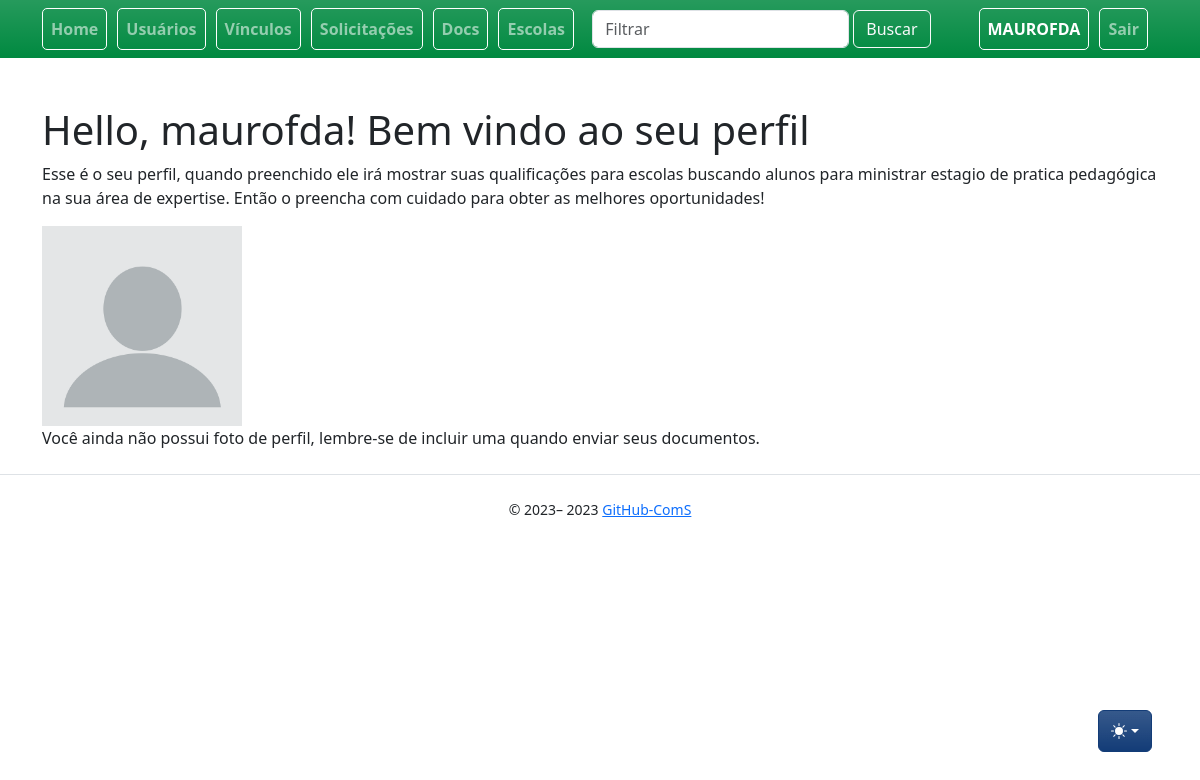
Before: /profile/ (signed in) with the older database file.
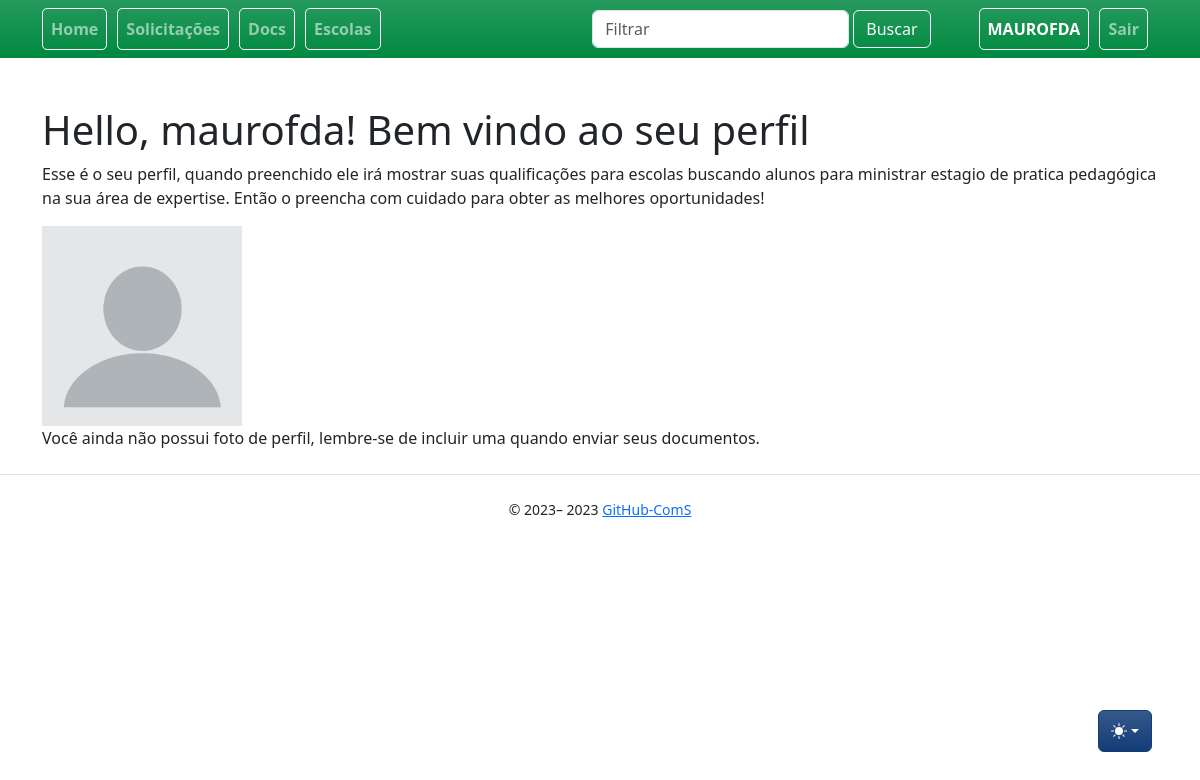
After: the same page with the newer database file.
### app/auth/controller.py (the view)
@bp.route("/profile/", methods=("GET", "POST"), strict_slashes=False)
def profile():
    return render_template("auth/profile.jinja2")

### app/auth/loaders.py (called while the page is built)
@login_manager.user_loader
def load_user(user_id):
    return User.query.get(int(user_id))

### app/templates/auth/profile.jinja2 (shortened to what this page needs)
{% extends 'base.jinja2' %}
{% from 'bootstrap5/form.html' import render_form %}
{% block content %}
<h1>Hello, {{ current_user.username}}! Bem vindo ao seu perfil</h1>
<div class="mb-3">
	Esse é o seu perfil, quando preenchido ele irá mostrar
	suas qualificações para escolas buscando alunos para ministrar
	estagio de pratica pedagógica na sua área de expertise.
	Então o preencha com cuidado para obter as melhores oportunidades!
</div>
	<img src="../../static/img/blank-profile.webp" width="200" height="200">
	<div>
	Você ainda não possui foto de perfil, lembre-se de incluir uma quando enviar seus documentos.
	</div>
{% endblock %}

### app/templates/base.jinja2 (shortened to what this page needs)
{% from 'bootstrap5/utils.html' import render_messages %}
{% from 'bootstrap5/form.html' import render_form %}
{% from 'bootstrap5/nav.html' import render_nav_item, render_breadcrumb_item %}
<!doctype html>
<html lang="pt-BR" data-bs-theme="auto">
  <head>
    {% block head %}
    {% block styles %}
    {{ bootstrap.load_css() }}
    <link href="/static/css/bootstrap.min.css" rel="stylesheet" type="text/css">
    {% endblock %}
    {% endblock %}
  </head>
  <body >
    <nav style="background:#008940;" class="navbar navbar-dark navbar-expand-lg mb-5 fs-6 fw-semibold mobile-toggler bg-gradient" >
      <div class="container" >
        <div class="collapse navbar-collapse text-white nav-pills" id="navbarSupportedContent">
          <ul class="navbar-nav mr-auto">
            <div class="nav_bar_box" >
              {{ render_nav_item('main.index', 'Home') }}
            </div>
            {% if current_user.is_student==False %}
            <div class="nav_bar_box">
              {{ render_nav_item('users.index', 'Usuários') }}
            </div>
            <div class="nav_bar_box">
              {{ render_nav_item('linkages.index', 'Vínculos') }}
            </div>
            {% endif %}
            {% if current_user.is_authenticated %}
            <div class="nav_bar_box">
              {{ render_nav_item('solicitations.index', 'Solicitações') }}
            </div>
            <div class="nav_bar_box">
              {{ render_nav_item ('auth.upload', 'Docs') }}
            </div>
            <div class="nav_bar_box">
              {{ render_nav_item('schools.index', 'Escolas') }}
            </div>
          </ul>
        </div>
        <div>
          <ul class="navbar-nav collapse navbar-collapse mr-auto " id="navbarSupportedContent">
            <form class="d-flex" role="search">
              <input class="form-control form-control me-1 bg-221259 container-fluid" type="search"
                placeholder="Filtrar" aria-label="Search" id="filter">
              <button class="btn btn-outline-light me-5" type="submit">Buscar</button>
            </form>
          </ul>
        </div>
        <div>
          <ul class="navbar-nav collapse navbar-collapse me-0" id="navbarSupportedContent">
            <div class="nav_bar_box ms-0">
              {{ render_nav_item('auth.profile', (current_user.username|upper)) }}
            </div>
            <div class="nav_bar_box ml-2">
              {{ render_nav_item('auth.logout', 'Sair') }}
            </div>
            {% elif not current_user.is_authenticated %}
            <div class="nav_bar_box">
              {{ render_nav_item('auth.login', 'Entrar') }}
            </div>
            {% endif %}
          </ul>
        </div>
      </div>
    </nav>
    <div class="dropdown position-fixed bottom-0 end-0 mb-5 me-5 bd-mode-toggle">
      <button class="btn btn-bd-primary py-2 dropdown-toggle d-flex align-items-center bg-gradient" id="bd-theme"
        type="button" title="Toggle theme" aria-expanded="false" data-bs-toggle="dropdown"
        aria-label="Toggle theme(auto)">
        <svg class="bi my-1 theme-icon-active" width="1em" height="1em" title="color mode">
          <use href="#circle-half"></use>
        </svg>
      </button>
    </div>
    <main class="container">
      {% block content %}
      {% endblock %}
    </main>
    <footer class="text-center">
      {% block footer %}
      <div class="d-flex flex-column flex-sm-row justify-content-center py-4 my-4 border-top">
        <small> &copy; 2023–
          <script>document.write(new Date().getFullYear())</script> <a
            href="https://github.com/mauro-fernandes/ComS-rottenpotatoes">GitHub-ComS</a>
        </small>
      </div>
      {% endblock %}
    </footer>
  </body>
</html>

Changed rows visible on the page:
changed User "maurofda": is_student False → True (drawn)
Other visible differences:
{{ render_nav_item('users.index', 'Usuários') }}: "Usuários" → (not shown)
{{ render_nav_item('linkages.index', 'Vínculos') }}: "Vínculos" → (not shown)
